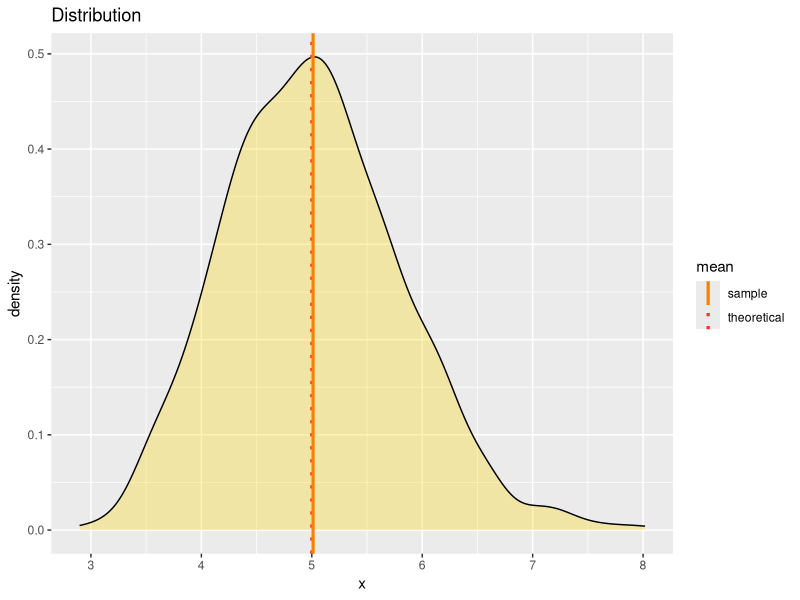

The R source for this figure:
## ---- chunk 1
nosim = 1000
lambda = 0.2
noexp = 40
## ---- chunk 2
dat <- data.frame(
        x = c(apply(matrix(rexp(nosim*noexp,lambda),nosim),1,mean))
        )
## ---- chunk 3
sample.mean <- mean(dat$x)
theo.mean <- 1/lambda

vlines.df <-data.frame(
        mean = c("theoretical","sample"),
        value=c(theo.mean,sample.mean))
## ---- chunk 4
library(ggplot2)
g <- ggplot(data = dat, aes(x = x))
g <- g + geom_density(fill="gold", alpha=0.3, color="black")
g <- g + geom_vline(data = vlines.df
                    ,aes(xintercept = value
                    ,colour = mean
                    ,linetype = mean)
                    ,show_guide = T
                    ,size = 1.1)
g <- g + scale_linetype_manual(values=c("solid", "dotted"))
g <- g + scale_colour_manual(values = c("darkorange1","firebrick1"))
g <- g + labs(title="Distribution")
g
